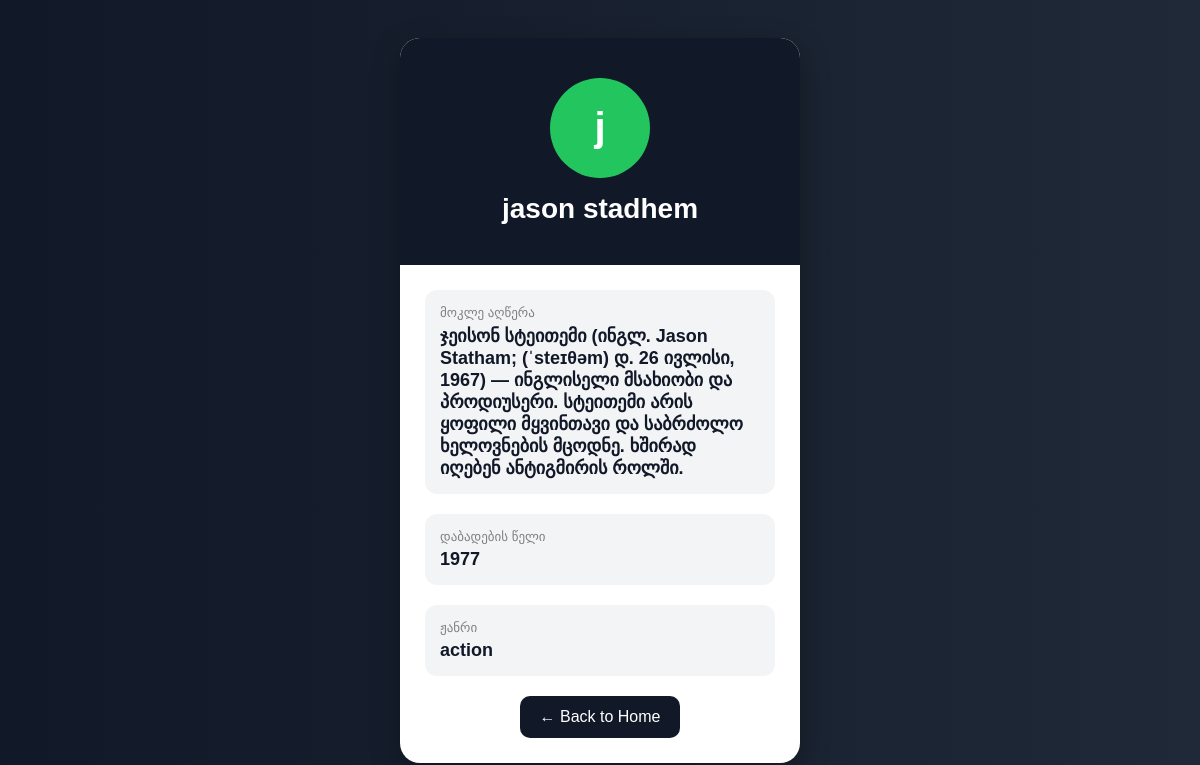
Page /actors/1/ on the committed database.
### core/models.py (models this page shows, shortened)
class Actors(models.Model):
    class gender(models.TextChoices):
        MALE = 'male', 'Male'
        FEMALE = 'female', 'Female'
    class unit(models.TextChoices):
        comedy = 'comedy', 'Comedy'
        action = 'action', 'Action'
        crime = 'crime', 'Crime'
        horror = 'horror', 'Horror'
    fullname = models.CharField(max_length=255)
    gender = models.CharField(max_length=20, choices=gender.choices)
    description = models.TextField(blank=True, null=True)
    year = models.IntegerField()
    unit = models.CharField(max_length=20, choices=unit.choices)

### core/views.py (the view)
# urls.py: path('actors/<int:pk>/', actor_view, name='actor_detail'),
def actor_view(request, pk):
    return render(
        request,
        'actor_detail.html',
        {
            "pk": pk,
            "actor": get_object_or_404(Actors, pk=pk)
        }
    )

### templates/actor_detail.html (shortened to what this page needs)
<!DOCTYPE html>
<html lang="en">
<head>
</head>
<body>
<div class="card">
    <div class="header">
        <div class="avatar">
            {{ actor.fullname|first }}
        </div>
        <h1>{{ actor.fullname }}</h1>
    </div>
    <div class="content">
        <div class="info">
            <div class="label">მოკლე აღწერა</div>
            <div class="value">
                {{ actor.description }}
            </div>
        </div>
        <div class="info">
            <div class="label">დაბადების წელი</div>
            <div class="value">
                {{ actor.year }}
            </div>
        </div>
        <div class="info">
            <div class="label">ჟანრი</div>
            <div class="value">
                {{ actor.unit }}
            </div>
        </div>
        <a class="back-btn" href="{% url 'home' %}">
            ← Back to Home
        </a>
    </div>
</div>
</body>
</html>

### templates/actor_detail.html (style rules this page uses)
body { margin: 0; padding: 0; font-family: Arial, sans-serif; background: linear-gradient(to right, #111827, #1f2937); min-height: 100vh; display: flex; justify-content: center; align-items: center; }
.card { background: white; width: 400px; border-radius: 20px; overflow: hidden; box-shadow: 0 10px 30px rgba(0,0,0,0.3); animation: fadeIn 0.5s ease; }
.header { background: #111827; color: white; text-align: center; padding: 40px 20px; }
.avatar { width: 100px; height: 100px; background: #22c55e; border-radius: 50%; margin: 0 auto 15px; display: flex; justify-content: center; align-items: center; font-size: 40px; font-weight: bold; color: white; }
.header h1 { margin: 0; font-size: 28px; }
.content { padding: 25px; }
.info { margin-bottom: 20px; padding: 15px; border-radius: 12px; background: #f3f4f6; }
.label { font-size: 13px; color: gray; margin-bottom: 5px; }
.value { font-size: 18px; color: #111827; font-weight: bold; }
.back-btn { display: block; width: fit-content; margin: 20px auto 0; padding: 12px 20px; background: #111827; color: white; text-decoration: none; border-radius: 10px; transition: 0.3s; }

### rows in the picture
Actors: fullname|first "j", fullname "jason stadhem", description "ჯეისონ სტეითემი (ინგლ. Jason Statham; (ˈsteɪθəm) დ. 26 ივლისი, 1967) — ინგლისელი მსახიობი და პროდიუსერი. სტეითემი არის ყოფილი მყვინთავი და საბრძოლო ხელოვნების მცოდნე. ხშირად იღებენ ანტიგმირის როლში.", year "1977", unit "action"
